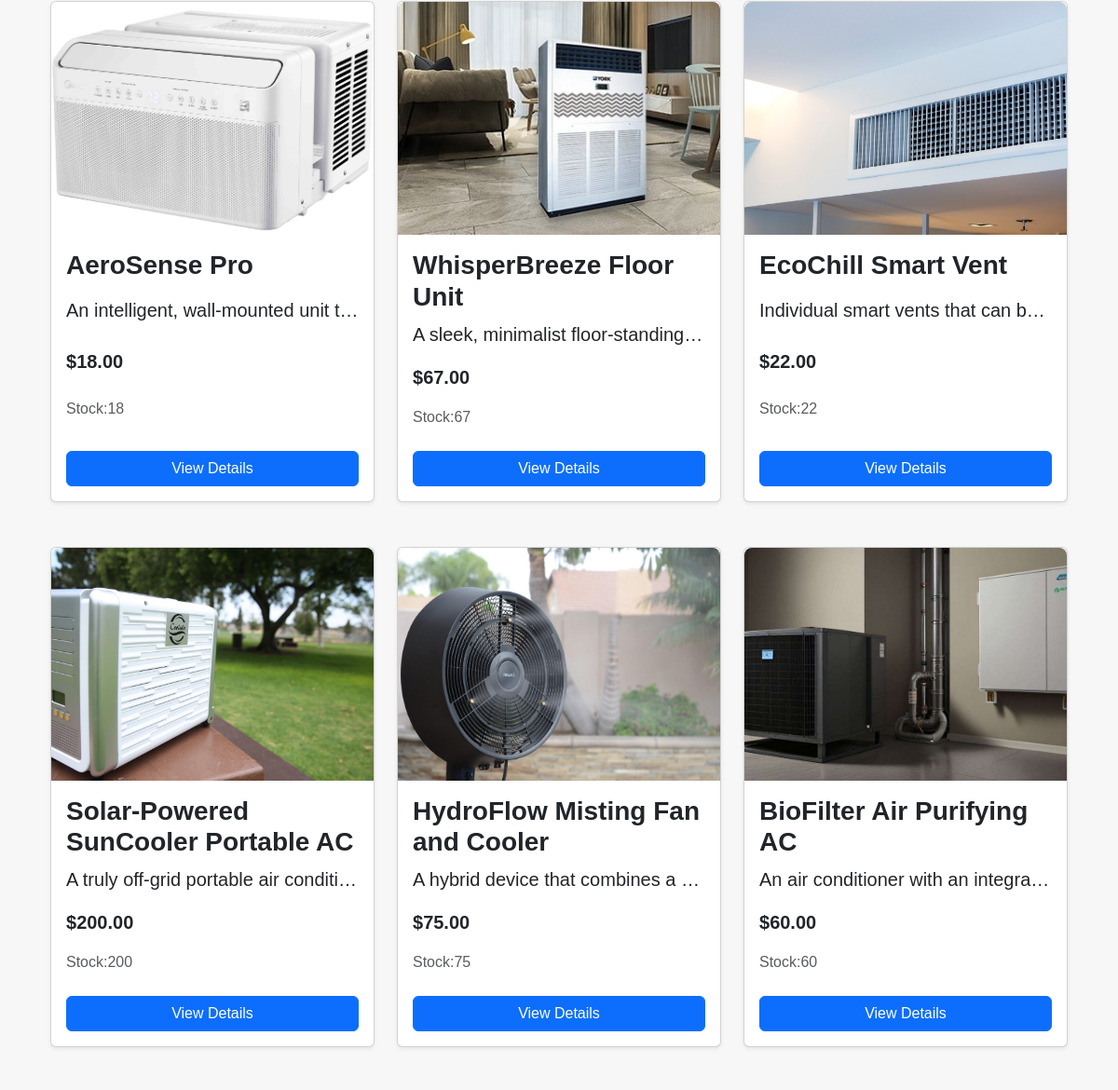
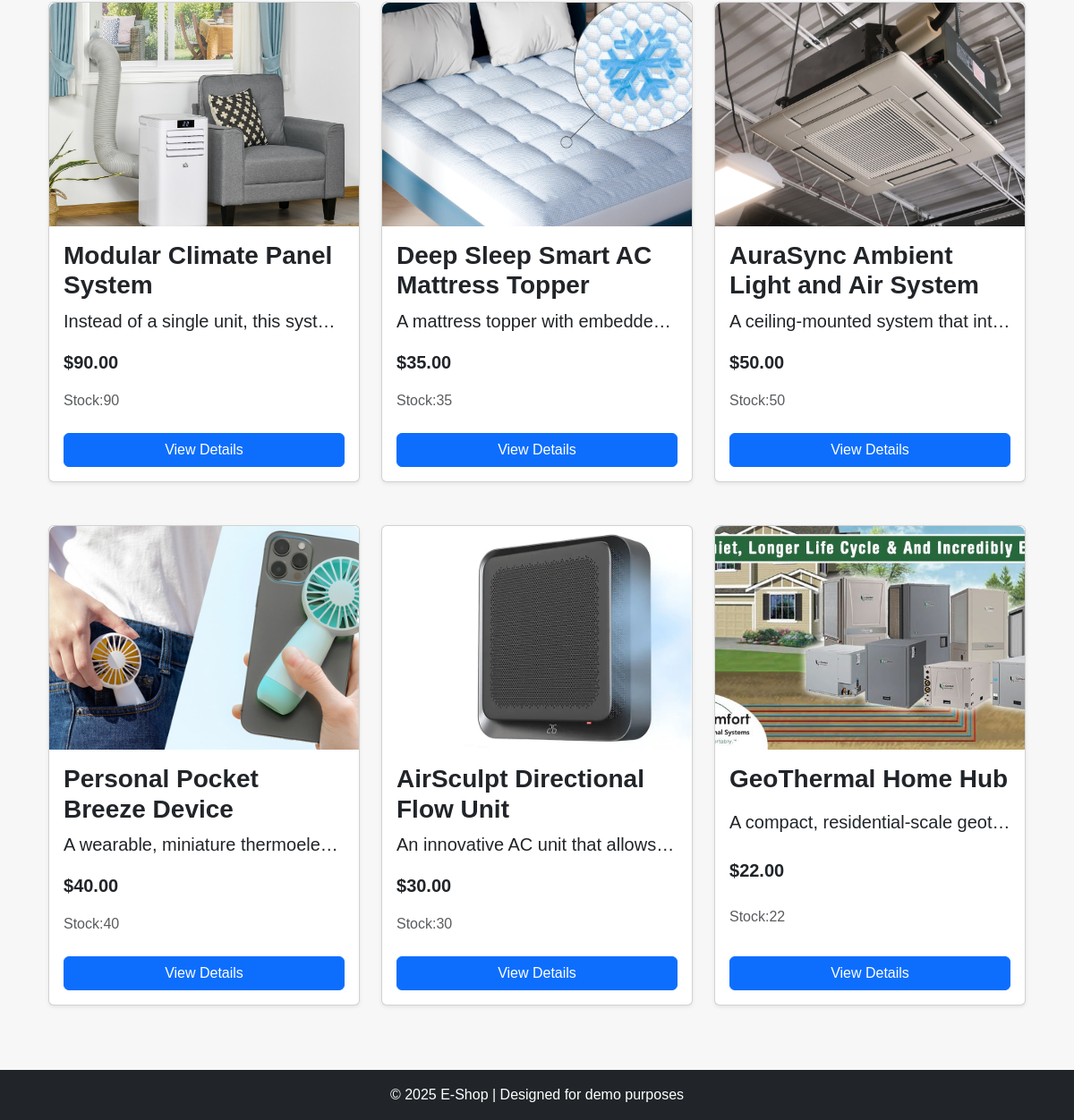
The page /products.php (lower part) on the database as committed earlier (2 pictures, top to bottom).
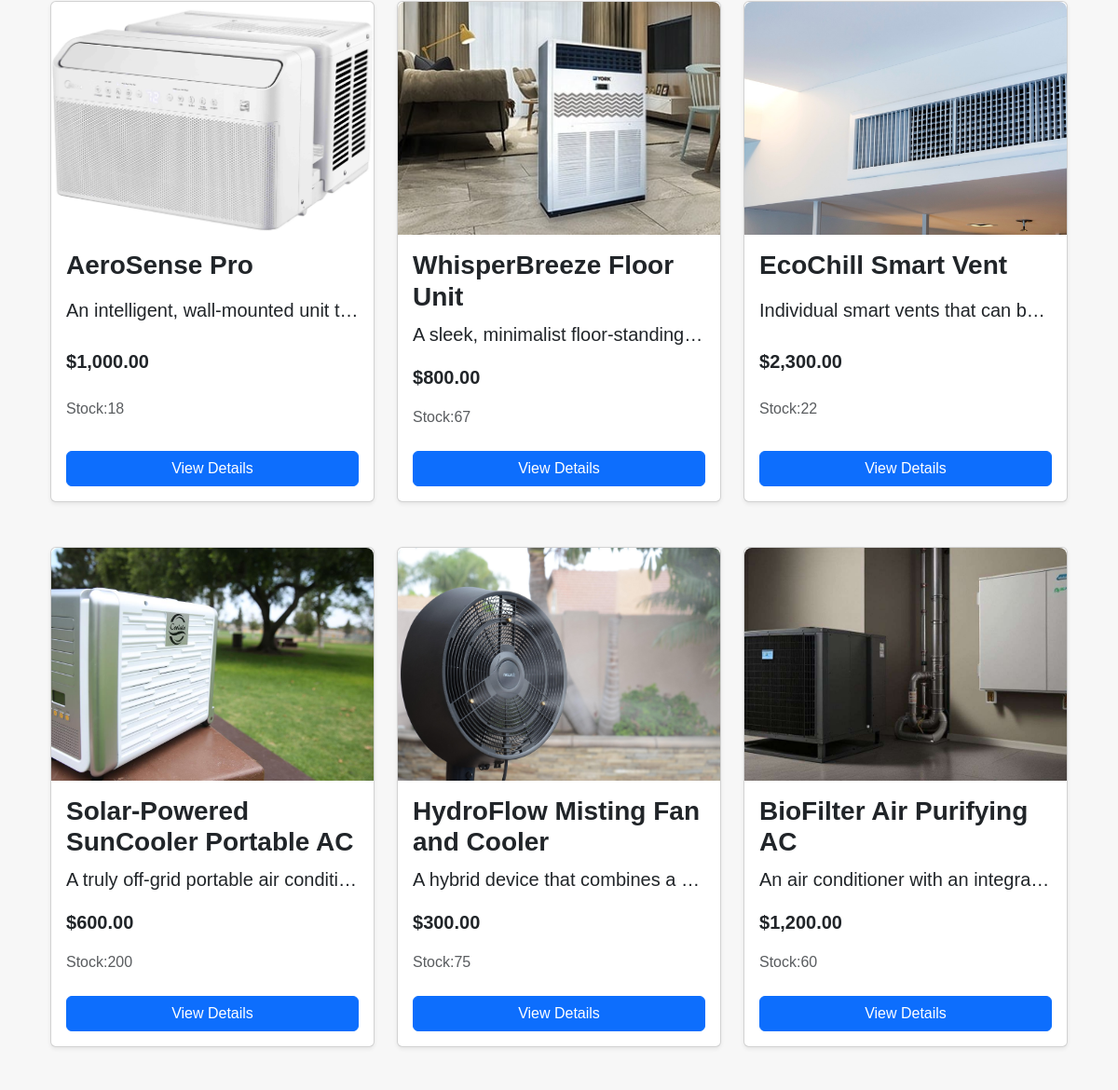
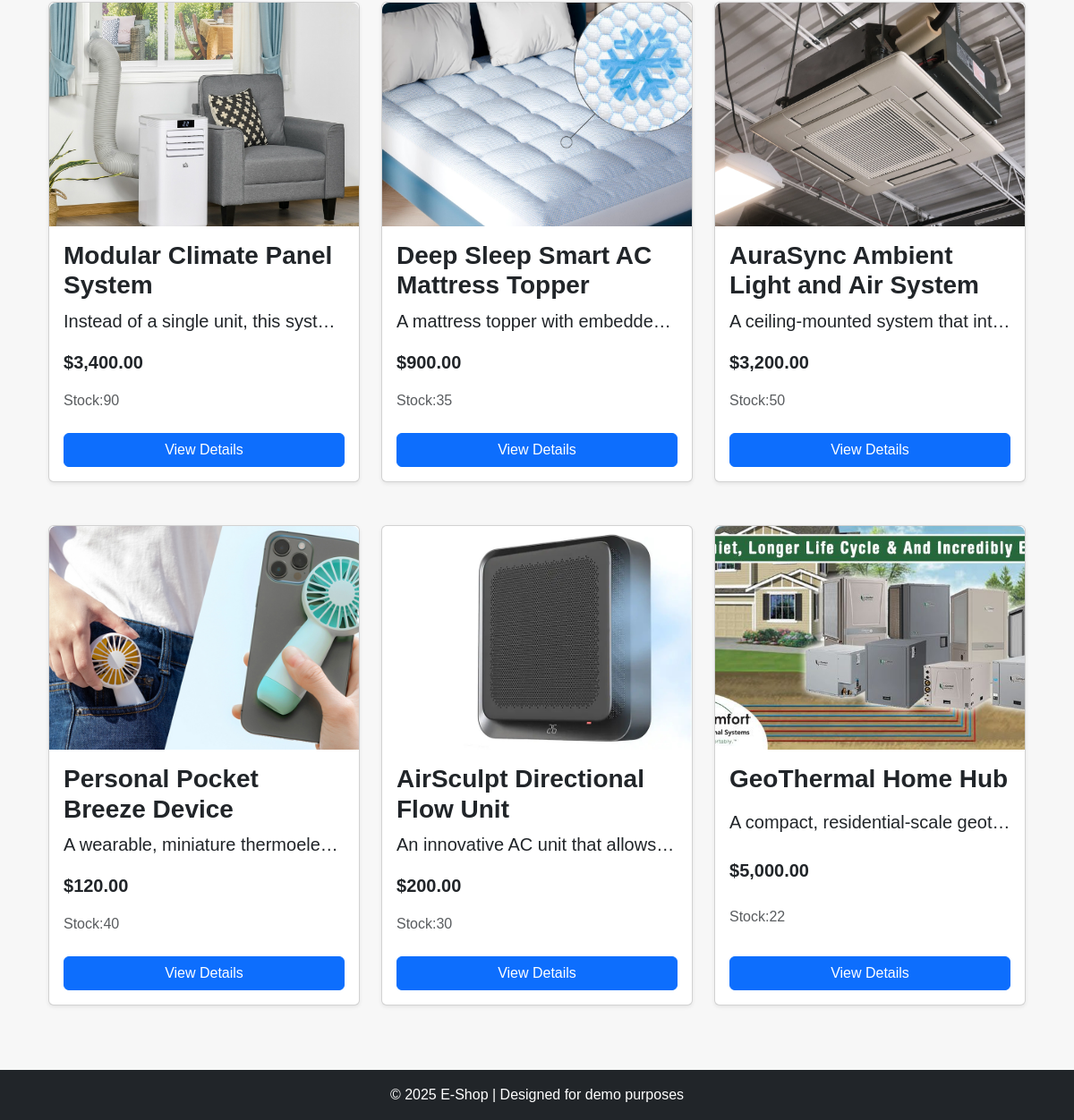
The same page on the database as committed later (2 pictures, top to bottom).
### tables this page shows
CREATE TABLE `products` (
  `id` int(11) NOT NULL AUTO_INCREMENT,
  `prod_name` varchar(255) DEFAULT NULL,
  `price` int(11) DEFAULT NULL,
  `stock` int(11) DEFAULT NULL,
  `info` text DEFAULT NULL,
  `img` varchar(255) NOT NULL,
  PRIMARY KEY (`id`)
);

### misc/rand_products.php (the view, shortened to what this page needs)
<!DOCTYPE html>
<html lang="en">
<head>
    <link href="styles.css" rel="stylesheet">
</head>
</html>
<?php
include "cart_handler.php";
$sql1 = "SELECT COUNT(*) as total from products";
$result = mysqli_query($conn, $sql1);
$row = mysqli_fetch_assoc($result);
$total_amount_products = $row['total'];
function allProducts()
{
    global $total_amount_products, $conn;
    echo "<div class=\"container\">";
    echo "<div class=\"row g-4\">";
    for ($i = 1; $i <= $total_amount_products; $i++) {
        $query = "SELECT * FROM products WHERE id = {$i}";
        $result = mysqli_query($conn, $query);
        $row = mysqli_fetch_assoc($result);
        if ($row) {
            $id = $row['id'];
            $price = number_format($row['price'], 2);
            $prod_name = $row['prod_name'];
            $info = $row['info'];
            $stock = $row['stock'];
            $img = $row['img'];
            $html = <<<HTML
                <div class="col-md-4 mb-4">
                <div class="card h-100 shadow-sm">
                    <img src="img/products/{$img}.jpg"
                        class="img-zoom-limit"
                        alt="{$prod_name}">
                    <div class="card-body d-flex flex-column">
                        <h5 class="fw-bold fs-3">{$prod_name}</h5>
                        <p class="fs-5 text-truncate">{$info}</p>
                        <p class="fw-bold fs-5">\${$price}</p>
                        <p class="text-muted fs-6">Stock:{$stock}</p>
                        <a href="product.php?id={$id}" class=" btn btn-primary w-100 mt-2">View Details</a>
                    </div>
                </div>
            </div>
            HTML;
            echo $html;
        }
    }
    echo "</div></div>";
}
?>

### products.php (shortened to what this page needs)
<!DOCTYPE html>
<html lang="en">
<head>
    <link rel="stylesheet" href="node_modules/bootstrap/dist/css/bootstrap.min.css">
    <link rel="stylesheet" href="styles.css">
</head>
<body>
    <section class="fs-3 py-5">
        <div class="container">
            <?php
            include "misc/rand_products.php";
            allProducts();
            ?>
        </div>
    </section>
    <footer class="footer bg-dark text-white text-center py-3">
        <p class="mb-0">© 2025 E-Shop | Designed for demo purposes</p>
    </footer>
</body>
</html>

### styles.css (style rules this page uses)
.img-zoom-limit { width: 100%; height: 250px; object-fit: cover; border-top-left-radius: .5rem; border-top-right-radius: .5rem; }
.card { height: 100%; }
.card-body { display: flex; flex-direction: column; justify-content: space-between; }
body { font-family: "JetBrains Mono", sans-serif; margin: 0; padding: 0; background-color: #f7f7f7; }

Rows that differ between the two databases and show on the page:
changed products "AeroSense Pro": price "18.00" → "1,000.00"
changed products "WhisperBreeze Floor Unit": price "67.00" → "800.00"
changed products "EcoChill Smart Vent": price "22.00" → "2,300.00"
changed products "Solar-Powered SunCooler Portable AC": price "200.00" → "600.00"
changed products "HydroFlow Misting Fan and Cooler": price "75.00" → "300.00"
changed products "BioFilter Air Purifying AC": price "60.00" → "1,200.00"
changed products "Modular Climate Panel System": price "90.00" → "3,400.00"
changed products "Deep Sleep Smart AC Mattress Topper": price "35.00" → "900.00"
changed products "AuraSync Ambient Light and Air System": price "50.00" → "3,200.00"
changed products "Personal Pocket Breeze Device": price "40.00" → "120.00"
changed products "AirSculpt Directional Flow Unit": price "30.00" → "200.00"
changed products "GeoThermal Home Hub": price "22.00" → "5,000.00"
